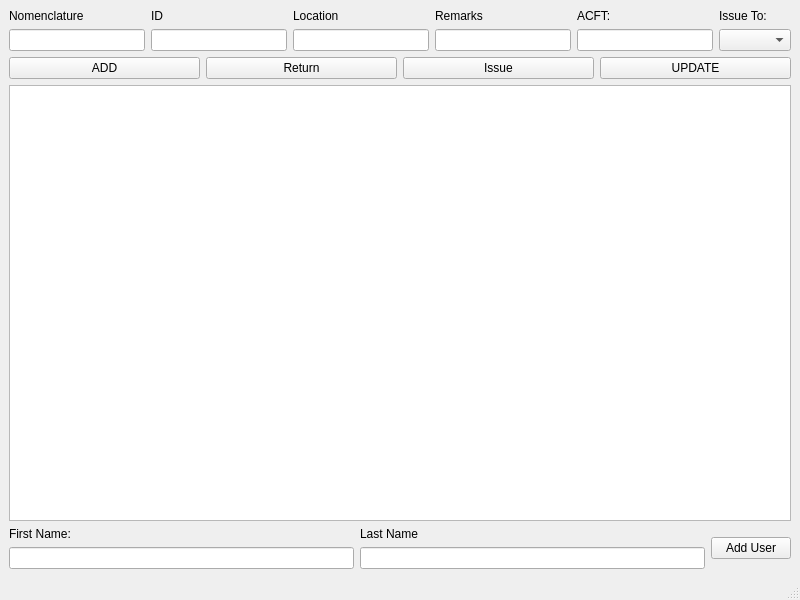
<?xml version="1.0" encoding="UTF-8"?>
<ui version="4.0">
 <class>MainWindow</class>
 <widget class="QMainWindow" name="MainWindow">
  <property name="geometry">
   <rect>
    <x>0</x>
    <y>0</y>
    <width>800</width>
    <height>600</height>
   </rect>
  </property>
  <property name="windowTitle">
   <string>MainWindow</string>
  </property>
  <widget class="QWidget" name="centralwidget">
   <layout class="QVBoxLayout" name="verticalLayout_2">
    <item>
     <layout class="QVBoxLayout" name="verticalLayout_3">
      <item>
       <layout class="QHBoxLayout" name="horizontalLayout_2">
        <item>
         <layout class="QVBoxLayout" name="verticalLayout_4">
          <item>
           <widget class="QLabel" name="label_2">
            <property name="text">
             <string>Nomenclature</string>
            </property>
           </widget>
          </item>
          <item>
           <widget class="QLineEdit" name="desc_edit"/>
          </item>
         </layout>
        </item>
        <item>
         <layout class="QVBoxLayout" name="verticalLayout_5">
          <item>
           <widget class="QLabel" name="label_3">
            <property name="text">
             <string>ID</string>
            </property>
           </widget>
          </item>
          <item>
           <widget class="QLineEdit" name="id_edit"/>
          </item>
         </layout>
        </item>
        <item>
         <layout class="QVBoxLayout" name="verticalLayout_6">
          <item>
           <widget class="QLabel" name="label_4">
            <property name="text">
             <string>Location</string>
            </property>
           </widget>
          </item>
          <item>
           <widget class="QLineEdit" name="loc_edit"/>
          </item>
         </layout>
        </item>
        <item>
         <layout class="QVBoxLayout" name="verticalLayout_8">
          <item>
           <widget class="QLabel" name="label_6">
            <property name="text">
             <string>Remarks</string>
            </property>
           </widget>
          </item>
          <item>
           <widget class="QLineEdit" name="remarks_edit"/>
          </item>
         </layout>
        </item>
        <item>
         <layout class="QVBoxLayout" name="verticalLayout_10">
          <item>
           <widget class="QLabel" name="label_8">
            <property name="text">
             <string>ACFT:</string>
            </property>
           </widget>
          </item>
          <item>
           <widget class="QLineEdit" name="acft_edit"/>
          </item>
         </layout>
        </item>
        <item>
         <layout class="QVBoxLayout" name="verticalLayout_9">
          <item>
           <widget class="QLabel" name="label_7">
            <property name="text">
             <string>Issue To:</string>
            </property>
           </widget>
          </item>
          <item>
           <widget class="QComboBox" name="user_list"/>
          </item>
         </layout>
        </item>
       </layout>
      </item>
      <item>
       <layout class="QHBoxLayout" name="horizontalLayout">
        <item>
         <widget class="QPushButton" name="add">
          <property name="text">
           <string>ADD</string>
          </property>
         </widget>
        </item>
        <item>
         <widget class="QPushButton" name="return_btn">
          <property name="text">
           <string>Return</string>
          </property>
         </widget>
        </item>
        <item>
         <widget class="QPushButton" name="issue_btn">
          <property name="text">
           <string>Issue</string>
          </property>
         </widget>
        </item>
        <item>
         <widget class="QPushButton" name="update">
          <property name="text">
           <string>UPDATE</string>
          </property>
         </widget>
        </item>
       </layout>
      </item>
     </layout>
    </item>
    <item>
     <widget class="QTableWidget" name="tableWidget"/>
    </item>
    <item>
     <layout class="QHBoxLayout" name="horizontalLayout_3">
      <item>
       <layout class="QVBoxLayout" name="verticalLayout">
        <item>
         <widget class="QLabel" name="label">
          <property name="text">
           <string>First Name:</string>
          </property>
         </widget>
        </item>
        <item>
         <widget class="QLineEdit" name="first_edit"/>
        </item>
       </layout>
      </item>
      <item>
       <layout class="QVBoxLayout" name="verticalLayout_7">
        <item>
         <widget class="QLabel" name="label_5">
          <property name="text">
           <string>Last Name</string>
          </property>
         </widget>
        </item>
        <item>
         <widget class="QLineEdit" name="last_edit"/>
        </item>
       </layout>
      </item>
      <item>
       <widget class="QPushButton" name="add_user_btn">
        <property name="text">
         <string>Add User</string>
        </property>
       </widget>
      </item>
     </layout>
    </item>
   </layout>
  </widget>
  <widget class="QMenuBar" name="menubar">
   <property name="geometry">
    <rect>
     <x>0</x>
     <y>0</y>
     <width>800</width>
     <height>26</height>
    </rect>
   </property>
  </widget>
  <widget class="QStatusBar" name="statusbar"/>
 </widget>
 <resources/>
 <connections/>
</ui>
